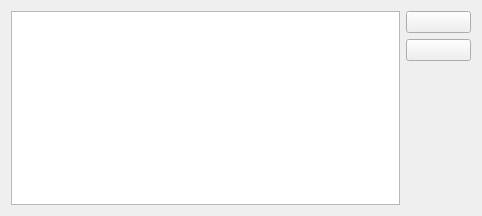
<?xml version="1.0" encoding="UTF-8"?>
<ui version="4.0">
 <class>MirrorSettings</class>
 <widget class="QWidget" name="MirrorSettings">
  <property name="geometry">
   <rect>
    <x>0</x>
    <y>0</y>
    <width>482</width>
    <height>216</height>
   </rect>
  </property>
  <layout class="QGridLayout" name="gridLayout">
   <item row="0" column="0" rowspan="3">
    <widget class="QTreeView" name="treeView">
     <property name="selectionMode">
      <enum>QAbstractItemView::ExtendedSelection</enum>
     </property>
     <property name="rootIsDecorated">
      <bool>false</bool>
     </property>
     <property name="uniformRowHeights">
      <bool>true</bool>
     </property>
     <property name="sortingEnabled">
      <bool>true</bool>
     </property>
    </widget>
   </item>
   <item row="0" column="1">
    <widget class="KPushButton" name="add"/>
   </item>
   <item row="1" column="1">
    <widget class="KPushButton" name="remove"/>
   </item>
   <item row="2" column="1">
    <spacer name="verticalSpacer">
     <property name="orientation">
      <enum>Qt::Vertical</enum>
     </property>
     <property name="sizeHint" stdset="0">
      <size>
       <width>65</width>
       <height>141</height>
      </size>
     </property>
    </spacer>
   </item>
  </layout>
 </widget>
 <customwidgets>
  <customwidget>
   <class>KPushButton</class>
   <extends>QPushButton</extends>
   <header>kpushbutton.h</header>
  </customwidget>
 </customwidgets>
 <connections/>
</ui>
